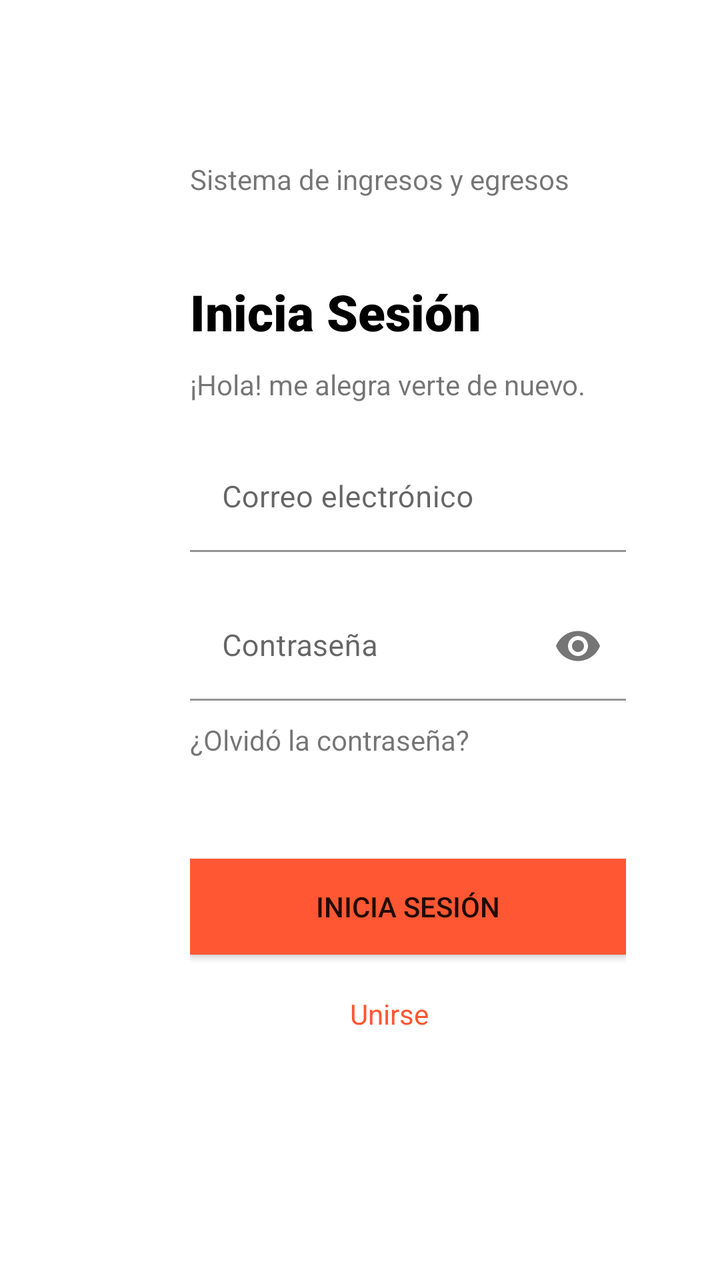
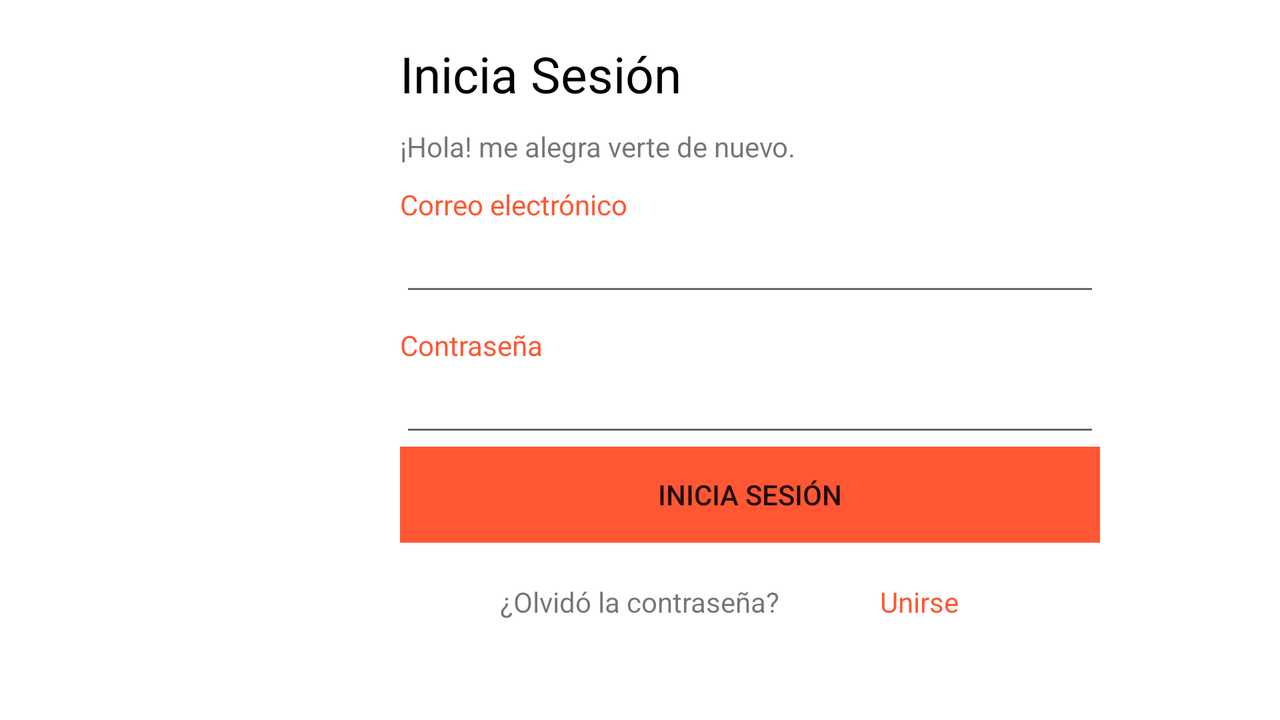

Compare how this app lays out the same screen by default and in its alternative resource folder. The renders come first, then the two layout files and the values they reference.
<!-- AndroidManifest.xml: application theme Theme.ManagementWallet -->
<!-- res/layout/activity_main.xml -->
<?xml version="1.0" encoding="utf-8"?>
<LinearLayout xmlns:android="http://schemas.android.com/apk/res/android"
    xmlns:app="http://schemas.android.com/apk/res-auto"
    xmlns:tools="http://schemas.android.com/tools"
    android:layout_width="match_parent"
    android:layout_height="match_parent"
    android:orientation="vertical"
    tools:context=".LoginActivity">


    <LinearLayout
        android:layout_width="218dp"
        android:layout_height="wrap_content"
        android:layout_marginStart="95dp"
        android:layout_marginTop="80dp"
        android:orientation="vertical">

        <TextView
            android:layout_width="wrap_content"
            android:layout_height="wrap_content"
            android:layout_marginBottom="40dp"
            android:text="@string/lbl_top_main" />

        <TextView
            android:layout_width="wrap_content"
            android:layout_height="wrap_content"
            android:fontFamily="sans-serif-black"
            android:text="@string/label_session"
            android:textColor="@color/black"
            android:textSize="25sp" />

        <TextView
            android:layout_width="wrap_content"
            android:layout_height="wrap_content"
            android:layout_marginTop="10dp"
            android:layout_marginBottom="20dp"
            android:text="@string/label_message" />

        <com.google.android.material.textfield.TextInputLayout
            android:layout_width="match_parent"
            android:layout_height="wrap_content"
            android:hint="@string/label_user"
            app:layout_constraintBottom_toBottomOf="parent"
            app:layout_constraintLeft_toLeftOf="parent"
            app:layout_constraintRight_toRightOf="parent"
            app:layout_constraintTop_toTopOf="parent">

            <com.google.android.material.textfield.TextInputEditText
                android:id="@+id/editTextUser"
                android:layout_width="match_parent"
                android:layout_height="wrap_content"
                android:background="@color/white"
                android:textSize="15sp" />

        </com.google.android.material.textfield.TextInputLayout>

        <com.google.android.material.textfield.TextInputLayout
            android:layout_width="match_parent"
            android:layout_height="wrap_content"
            android:layout_marginTop="20dp"
            android:hint="@string/label_pass"
            android:inputType="textPassword"
            app:layout_constraintBottom_toBottomOf="parent"
            app:layout_constraintLeft_toLeftOf="parent"
            app:layout_constraintRight_toRightOf="parent"
            app:layout_constraintTop_toTopOf="parent"
            app:passwordToggleEnabled="true">

            <com.google.android.material.textfield.TextInputEditText
                android:id="@+id/editTextPass"
                android:layout_width="match_parent"
                android:layout_height="match_parent"
                android:background="@color/white"
                android:inputType="textPassword"
                android:textSize="15sp" />


        </com.google.android.material.textfield.TextInputLayout>

        <TextView
            android:id="@+id/btn_r"
            android:layout_width="wrap_content"
            android:layout_height="wrap_content"
            android:layout_marginTop="10dp"
            android:onClick="irForgot"
            android:text="@string/label_olv" />

        <Button
            android:id="@+id/btnLogin"
            android:layout_width="match_parent"
            android:layout_height="wrap_content"
            android:layout_marginTop="50dp"
            android:background="@color/colo1"
            android:onClick="loginUser"
            android:text="@string/label_session" />

        <TextView
            android:id="@+id/btn_reg"
            android:layout_width="wrap_content"
            android:layout_height="wrap_content"
            android:layout_marginLeft="80dp"
            android:layout_marginTop="20dp"
            android:onClick="irRegister"
            android:text="@string/label_uni"
            android:textColor="@color/colo1" />

    </LinearLayout>

</LinearLayout>
<!-- resources referenced by this layout -->
<resources>
  <color name="black">#FF000000</color>
  <color name="colo1">#FF5733</color>
  <color name="white">#FFFFFFFF</color>
  <string name="label_message">¡Hola! me alegra verte de nuevo.</string>
  <string name="label_olv">¿Olvidó la contraseña?</string>
  <string name="label_pass">Contraseña</string>
  <string name="label_session">Inicia Sesión</string>
  <string name="label_uni">Unirse</string>
  <string name="label_user">Correo electrónico</string>
  <string name="lbl_top_main">Sistema de ingresos y egresos</string>
  <style name="Theme.ManagementWallet" parent="Theme.MaterialComponents.DayNight.DarkActionBar">
          
          <item name="colorPrimary">@color/purple_500</item>
          <item name="colorPrimaryVariant">@color/purple_700</item>
          <item name="colorOnPrimary">@color/white</item>
          
          <item name="colorSecondary">@color/teal_200</item>
          <item name="colorSecondaryVariant">@color/teal_700</item>
          <item name="colorOnSecondary">@color/black</item>
          
          <item name="android:statusBarColor" tools:targetApi="l">?attr/colorPrimaryVariant</item>
          
      </style>
  <color name="purple_500">#FF5733</color>
  <color name="purple_700">#FF3700B3</color>
  <color name="teal_200">#FF03DAC5</color>
  <color name="teal_700">#FF018786</color>
</resources>
<!-- res/layout-land/activity_main.xml (the author's variant of the layout above) -->
<!-- drawn on the phone turned sideways -->
<?xml version="1.0" encoding="utf-8"?>
<ScrollView
    xmlns:android="http://schemas.android.com/apk/res/android"
    xmlns:app="http://schemas.android.com/apk/res-auto"
    xmlns:tools="http://schemas.android.com/tools"
    android:layout_width="match_parent"
    android:layout_height="match_parent"
    android:fillViewport="true">

    <LinearLayout
    android:layout_width="match_parent"
    android:layout_height="match_parent"
    tools:context=".LoginActivity"
    android:orientation="vertical">


    <LinearLayout
        android:orientation="vertical"
        android:layout_width="350dp"
        android:layout_height="wrap_content"
        android:layout_marginLeft="200dp"
        android:layout_marginTop="20dp"
        >
        <TextView
            android:layout_width="wrap_content"
            android:layout_height="wrap_content"
            android:text="@string/label_session"
            android:textColor="@color/black"
            android:textSize="25dp"/>
        <TextView
            android:layout_width="wrap_content"
            android:layout_height="wrap_content"
            android:text="@string/label_message"
            android:layout_marginTop="10dp"/>

        <TextView
            android:layout_width="wrap_content"
            android:layout_height="wrap_content"
            android:text="@string/label_user"
            android:layout_marginTop="10dp"
            android:textColor="@color/colo1"
            />
        <EditText
            android:id="@+id/editTextUser"
            android:layout_width="match_parent"
            android:layout_height="wrap_content"
            ></EditText>

            <LinearLayout
                android:orientation="vertical"
                android:layout_width="match_parent"
                android:layout_height="wrap_content"
                >

        <TextView
            android:layout_width="wrap_content"
            android:layout_height="wrap_content"
            android:text="@string/label_pass"
            android:layout_marginTop="10dp"
            android:textColor="@color/colo1"
            />
        <EditText
            android:id="@+id/editTextPass"
            android:layout_width="match_parent"
            android:layout_height="wrap_content"
            android:password="true"
            ></EditText>
            </LinearLayout>

        <Button
            android:id="@+id/btnLogin"
            android:layout_width="match_parent"
            android:layout_height="wrap_content"
            android:text="@string/label_session"
            android:background="@color/colo1"
            ></Button>


</LinearLayout>

    <LinearLayout
        android:orientation="horizontal"
        android:layout_width="wrap_content"
        android:layout_height="wrap_content"
        android:layout_marginTop="20dp"
        android:layout_marginLeft="250dp"
        >

        <TextView
            android:layout_width="wrap_content"
            android:layout_height="wrap_content"
            android:text="@string/label_olv"
            >
        </TextView>

        <TextView
            android:layout_width="wrap_content"
            android:layout_height="wrap_content"
            android:text="@string/label_uni"
            android:textColor="@color/colo1"
            android:layout_marginLeft="50dp"
            android:layout_marginBottom="30dp"
            android:onClick="irRegister"
            >
        </TextView>

    </LinearLayout>

</LinearLayout>


</ScrollView>
<!-- resources referenced by the variant -->
<!-- as the phone turned sideways resolves them -->
<resources>
  <color name="black">#FF000000</color>
  <color name="colo1">#FF5733</color>
  <string name="label_message">¡Hola! me alegra verte de nuevo.</string>
  <string name="label_olv">¿Olvidó la contraseña?</string>
  <string name="label_pass">Contraseña</string>
  <string name="label_session">Inicia Sesión</string>
  <string name="label_uni">Unirse</string>
  <string name="label_user">Correo electrónico</string>
  <style name="Theme.ManagementWallet" parent="Theme.MaterialComponents.DayNight.DarkActionBar">
          
          <item name="colorPrimary">@color/purple_500</item>
          <item name="colorPrimaryVariant">@color/purple_700</item>
          <item name="colorOnPrimary">@color/white</item>
          
          <item name="colorSecondary">@color/teal_200</item>
          <item name="colorSecondaryVariant">@color/teal_700</item>
          <item name="colorOnSecondary">@color/black</item>
          
          <item name="android:statusBarColor" tools:targetApi="l">?attr/colorPrimaryVariant</item>
          
      </style>
  <color name="purple_500">#FF5733</color>
  <color name="purple_700">#FF3700B3</color>
  <color name="white">#FFFFFFFF</color>
  <color name="teal_200">#FF03DAC5</color>
  <color name="teal_700">#FF018786</color>
</resources>
